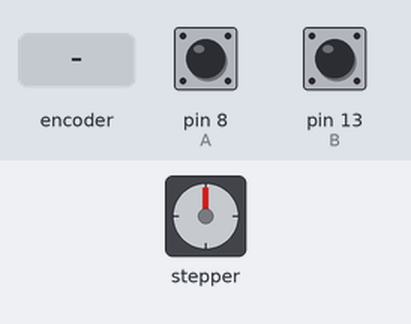
Recording of a sketch running on a simulated Arduino Uno, built with avr-gcc and run on an emulated ATmega328P. On the bench: stepper motor. Wiring (inferred from the names in the program): stepper motor driver (200 steps per turn assumed): step pin 4; direction pin 5; enable pin 6. The test bench sets the inputs (shaded band); at power-on: pin 8 (A) HIGH, pin 13 (B) HIGH. What the sketch prints to the serial monitor is not drawn.

Above: at 1.8 s.
1.9 s: rotary encoder on pin 8 (A) / pin 13 (B) turned 2 steps (second pin leading)
Timing chart, 0 to 4.9 s (numbered marks = the images above; inputs shaded):
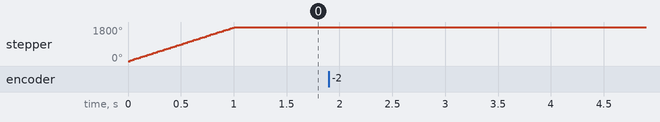

Measured:
- after the input at 1.9 s, stepper: goes 1798° 0.20 s, then 1796°, starting after 0.08 s
- by itself, stepper: turns 1800° clockwise in 0.99 s

The sketch:

Drehrad_Test.ino
```cpp
int A = 8;  // Pin
int B = 13; // Pin

int valB = 0; // Wert vom Pin
int valA = 0; // Wert vom Pin

boolean lockA = false;
boolean lockB = false;

int count = 0;
int dir = 0; // Drehrichtung
unsigned long oneStep = 0; // ein Schritt


  void setup() {
      Serial.begin(9600);

      pinMode(B, INPUT_PULLUP);
      pinMode(A, INPUT_PULLUP);

      pinMode(4, OUTPUT); // Puls
      pinMode(5, OUTPUT); // Direction
      pinMode(6, OUTPUT); // Enable

      digitalWrite(6, LOW);

      Serial.println("Bereit...");
  }

  void loop() {

      forward();
      backward();

      setStep();

  }

  void forward(){
     valA = digitalRead(A);   // read the input pin
     if(valA == HIGH) {
        lockA = true;
        if(dir == 0) {
  //          Serial.println("dir = 1");
            dir = 1;
        }
     } else {
        lockA = false;
     }
  }

  void backward(){
     valB = digitalRead(B);   // read the input pin
     if(valB == HIGH) {
        lockB = true;
         if(dir == 0) {
            dir = 2;
  //          Serial.println("dir = 2");
         }
     } else {
        lockB = false;
     }
  }

  void setStep(){
      if(lockA && lockB) {
         if (oneStep == 0) {
             if(dir == 1) {
  //              Serial.print("HIGH A  ");
                Serial.println(++count);
                stepper(1000, "forward");
             }

             if(dir == 2) {
  //              Serial.println("HIGH B");
                  Serial.println(--count);
                  stepper(1, "backward");
             }
         }
         oneStep = 1;
     }

     if (!lockA && !lockB) {
        oneStep = 0;
        dir = 0;
     }
  }

  void stepper(int steps, String drehRichtung) {
      if(drehRichtung.equals("forward")) {
          digitalWrite(5, HIGH);
      }

      if(drehRichtung.equals("backward")) {
          digitalWrite(5, LOW);
      }

      for(int i = 0; i < steps; i++) {
          digitalWrite(4, HIGH);
          delayMicroseconds(500);
          digitalWrite(4, LOW);
          delayMicroseconds(500);
      }
  }
```
